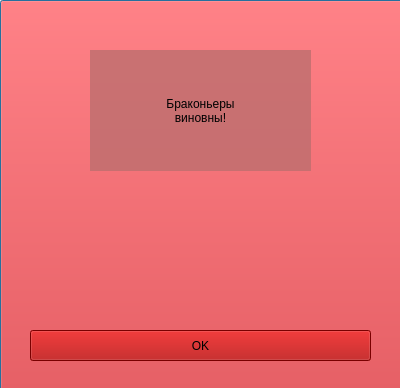
<?xml version="1.0" encoding="UTF-8"?>
<ui version="4.0">
 <class>Dialog</class>
 <widget class="QDialog" name="Dialog">
  <property name="geometry">
   <rect>
    <x>0</x>
    <y>0</y>
    <width>400</width>
    <height>388</height>
   </rect>
  </property>
  <property name="windowTitle">
   <string>Dialog</string>
  </property>
  <property name="styleSheet">
   <string notr="true"/>
  </property>
  <widget class="QWidget" name="centralWidget" native="true">
   <property name="geometry">
    <rect>
     <x>0</x>
     <y>0</y>
     <width>411</width>
     <height>391</height>
    </rect>
   </property>
   <property name="styleSheet">
    <string notr="true">#centralWidget {
	background: center url(:/poachers.jpg) 50% 50%;
}</string>
   </property>
   <widget class="QLabel" name="shoot_time_label_3">
    <property name="geometry">
     <rect>
      <x>30</x>
      <y>210</y>
      <width>341</width>
      <height>61</height>
     </rect>
    </property>
    <property name="styleSheet">
     <string notr="true">font: 14pt &quot;Comfortaa&quot;;
color: black;
background-color: rgba(188, 110, 110, 200);</string>
    </property>
    <property name="text">
     <string>Время выстрела:
h часов m минут назад</string>
    </property>
    <property name="alignment">
     <set>Qt::AlignCenter</set>
    </property>
   </widget>
   <widget class="QPushButton" name="pushButton">
    <property name="geometry">
     <rect>
      <x>0</x>
      <y>0</y>
      <width>411</width>
      <height>401</height>
     </rect>
    </property>
    <property name="styleSheet">
     <string notr="true">background-color: rgba(255, 0, 0, 64);</string>
    </property>
    <property name="text">
     <string/>
    </property>
   </widget>
   <widget class="QPushButton" name="button_ok">
    <property name="geometry">
     <rect>
      <x>30</x>
      <y>330</y>
      <width>341</width>
      <height>31</height>
     </rect>
    </property>
    <property name="styleSheet">
     <string notr="true">font: 14pt &quot;Comfortaa&quot;;
background-color: rgb(170, 0, 0);</string>
    </property>
    <property name="text">
     <string>OK</string>
    </property>
   </widget>
   <widget class="QLabel" name="poachers_label_3">
    <property name="geometry">
     <rect>
      <x>90</x>
      <y>50</y>
      <width>221</width>
      <height>121</height>
     </rect>
    </property>
    <property name="styleSheet">
     <string notr="true">font: 20pt &quot;Comfortaa&quot;;
background-color: rgba(188, 110, 110, 200);
color: black;</string>
    </property>
    <property name="text">
     <string>Браконьеры
виновны!</string>
    </property>
    <property name="scaledContents">
     <bool>false</bool>
    </property>
    <property name="alignment">
     <set>Qt::AlignCenter</set>
    </property>
   </widget>
  </widget>
 </widget>
 <resources>
  <include location="../resources/resources.qrc"/>
 </resources>
 <connections/>
</ui>
